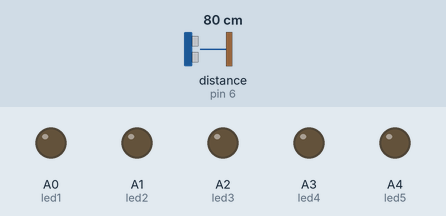
A sketch run on a simulated Arduino Uno, built with avr-gcc and run on an emulated ATmega328P. Parts: output pins drawn as LEDs (lit = HIGH). Wiring (inferred from the names in the program): ultrasonic range finder: trigger pin 7; echo pin 6. The test bench sets the inputs (shaded band); at power-on: distance to the obstacle (sensor on pin 6) 80 cm. The echo pulse lasts 58.3 µs per cm; pins used as bus, display or sensor lines are not drawn; what the sketch prints to the serial monitor is not drawn.

Above: at 2.2 s.
2.3 s: distance to the obstacle (sensor on pin 6) set to 2 cm
At 3.4 s:
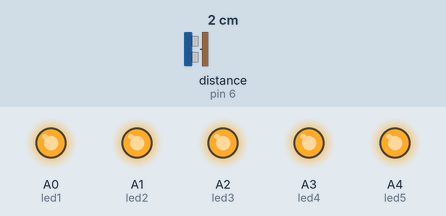
3.8 s: distance to the obstacle (sensor on pin 6) set to 10 cm
5.3 s: distance to the obstacle (sensor on pin 6) set to 14 cm
At 6.5 s:
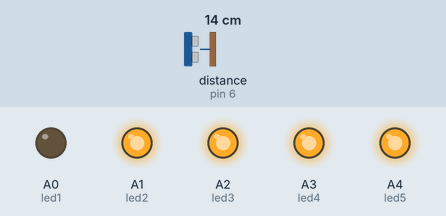
6.8 s: distance to the obstacle (sensor on pin 6) set to 19 cm
8.3 s: distance to the obstacle (sensor on pin 6) set to 24 cm
At 9.2 s:
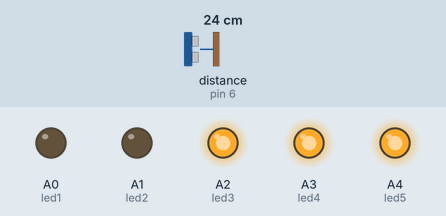
9.8 s: distance to the obstacle (sensor on pin 6) set to 4 cm
At 10.2 s:
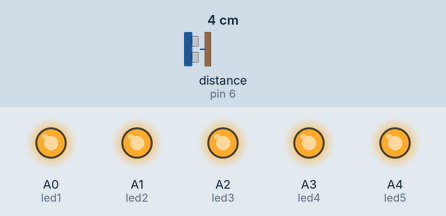
Timing chart, 0 to 12.3 s (numbered marks = the images above; inputs shaded):
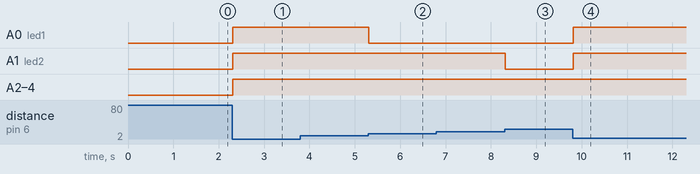

The sketch:

water_level.ino
```cpp
#define trigpin 7
#define echopin 6

int led1 = A0;
int led2 = A1;
int led3 = A2;
int led4 = A3;
int led5 = A4;

void setup()
{
  Serial.begin(9600);
  pinMode(trigpin,OUTPUT);
  pinMode(echopin,INPUT);

  pinMode(led1,OUTPUT);
  pinMode(led2,OUTPUT);
  pinMode(led3,OUTPUT);
  pinMode(led4,OUTPUT);
  pinMode(led5,OUTPUT);

  digitalWrite(led1,LOW);
  digitalWrite(led2,LOW);
  digitalWrite(led3,LOW);
  digitalWrite(led4,LOW);
  digitalWrite(led5,LOW);
  delay(1000);
}
void loop()
{
  int duration,distance;
  digitalWrite(trigpin,HIGH);
  delayMicroseconds(1000);
  digitalWrite(trigpin,LOW);

  duration = pulseIn(echopin,HIGH);
  distance = (duration / 2) / 29.1;
  Serial.println("cm:");
  Serial.println(distance);

  if((distance > 0) && (distance <= 10))
  {
    digitalWrite(led1,HIGH);
    digitalWrite(led2,HIGH);
    digitalWrite(led3,HIGH);
    digitalWrite(led4,HIGH);
    digitalWrite(led5,HIGH);
  }
  else
  if((distance > 10) && (distance <= 20))
  {
    digitalWrite(led1,LOW);
    digitalWrite(led2,HIGH);
    digitalWrite(led3,HIGH);
    digitalWrite(led4,HIGH);
    digitalWrite(led5,HIGH);
  }
  else
  if((distance > 20) && (distance <= 30))
  {

    digitalWrite(led1,LOW);
    digitalWrite(led2,LOW);
    digitalWrite(led3,HIGH);
    digitalWrite(led4,HIGH);
    digitalWrite(led5,HIGH);
  }
  else
  if((distance > 30) && (distance <= 40))
  {
    digitalWrite(led1,LOW);
    digitalWrite(led2,LOW);
    digitalWrite(led3,LOW);
    digitalWrite(led4,HIGH);
    digitalWrite(led5,HIGH);
  }
  else
  if((distance > 50) && (distance <= 60))
  {
    digitalWrite(led1,LOW);
    digitalWrite(led2,LOW);
    digitalWrite(led3,LOW);
    digitalWrite(led4,LOW);
    digitalWrite(led5,HIGH);
  }
  else
  if(distance > 60)
  {

    digitalWrite(led1,LOW);
    digitalWrite(led2,LOW);
    digitalWrite(led3,LOW);
    digitalWrite(led4,LOW);
    digitalWrite(led5,LOW);
  }
}
```

Measured:
- the behaviour switches between 11 and 12 cm on distance to the obstacle (sensor on pin 6) (found by bisection; images 1 and 2)
- the behaviour switches between 21 and 22 cm on distance to the obstacle (sensor on pin 6) (found by bisection; images 2 and 3)
- after the input at 2.3 s, A0 (led1), A1 (led2), A2 (led3), A3 (led4), A4 (led5): LOW → HIGH at once
- after the input at 5.3 s, A0 (led1): HIGH → LOW at once
- after the input at 8.3 s, A1 (led2): HIGH → LOW at once
- after the input at 9.8 s, A0 (led1), A1 (led2): LOW → HIGH at once
